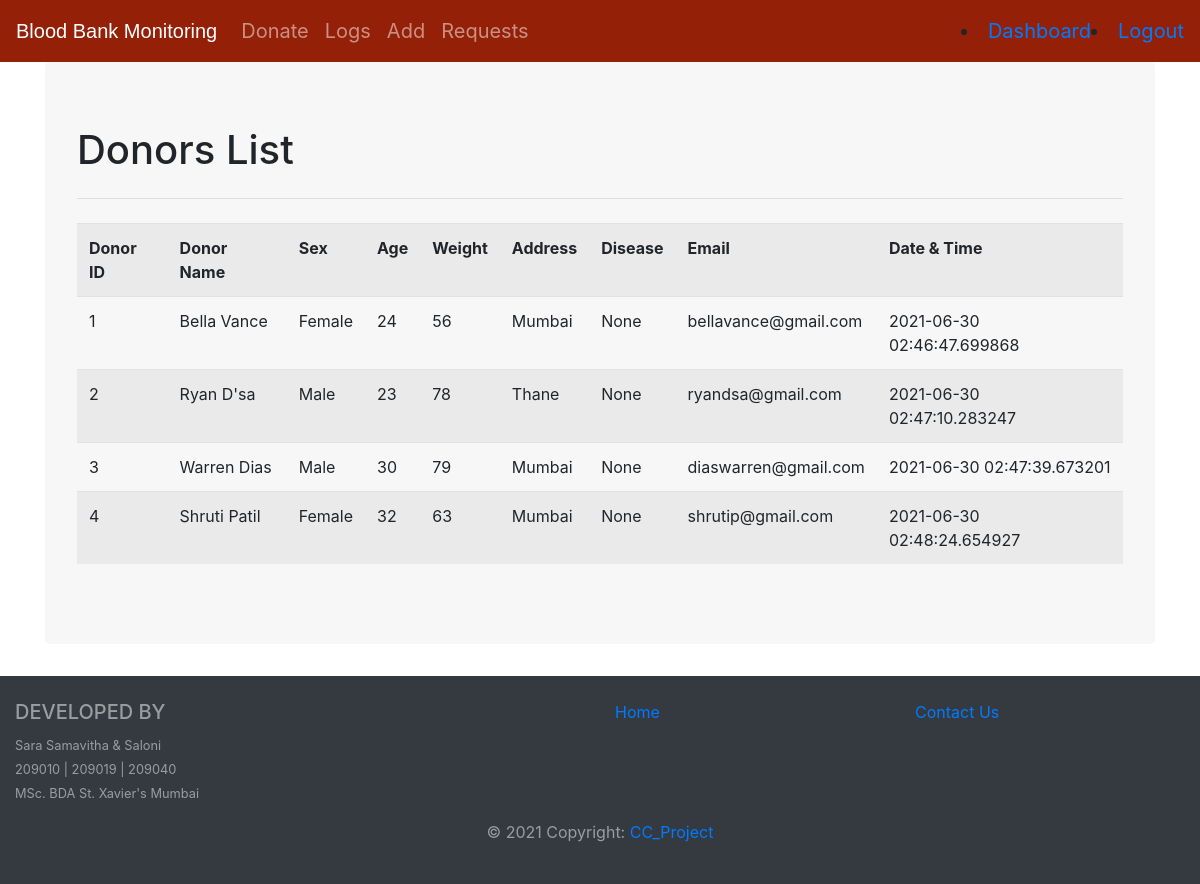
/donorlogs (signed in), run on the app's committed database.
### models.py (models this page shows, shortened)
class DONOR(db.Model):
    d_id = db.Column(db.Integer, primary_key=True)
    dname = db.Column(db.String(50), nullable=False)
    sex = db.Column(db.String(10), nullable=True)
    age = db.Column(db.Integer, primary_key=False)
    weight = db.Column(db.Integer, primary_key=False)
    address = db.Column(db.String(150), nullable=False)
    disease = db.Column(db.String(50), nullable=False)
    demail = db.Column(db.String(50), nullable=False)
    donor_date = db.Column(db.DateTime, nullable=False, default=datetime.utcnow)

### routes.py (the view)
@app.route('/donorlogs')
@is_logged_in
def donorlogs():
    result = DONOR.query.first()
    logs = DONOR.query.all()
    if result:
        return render_template('donorlogs.html',logs=logs)
    else:
        msg = ' No logs found '
        return render_template('donorlogs.html',msg=msg)

### routes.py (called while the page is built)
def is_logged_in(f):
    @wraps(f)
    def wrap(*args, **kwargs):
        if 'logged_in' in session:
            return f(*args, **kwargs)
        else:
            flash('Unauthorized, Please login!', 'danger')
            return redirect(url_for('login'))
    return wrap

### templates/donorlogs.html
{% extends 'layout.html' %}
{% block body %}
<div class="jumbotron"style="background-color:#f7f7f7;">
  <h1>Donors List</h1>
  <hr class="my-4">
  <table class="table table-striped">
    <tr>
      <th>Donor ID</th>
      <th>Donor Name</th>
      <th>Sex</th>
      <th>Age</th>
      <th>Weight</th>
      <th>Address</th>
      <th>Disease</th>
      <th>Email</th>
      <th>Date & Time</th>
    </tr>
    {% for log in logs %}
      <tr>
        <td>{{log.d_id}}</td>
        <td>{{log.dname}}</td>
        <td>{{log.sex}}</td>
        <td>{{log.age}}</td>
        <td>{{log.weight}}</td>
        <td>{{log.address}}</td>
        <td>{{log.disease}}</td>
        <td>{{log.demail}}</td>
        <td>{{log.donor_date}}</td>
      </tr>
    {% endfor %}
  </table>
</div>
{% endblock %}

### templates/layout.html (shortened to what this page needs)
<!DOCTYPE html>
<html lang="en" dir="ltr">
  <head>
    <link rel="stylesheet" href="https://stackpath.bootstrapcdn.com/bootstrap/4.3.1/css/bootstrap.min.css">
  </head>
  <body>
  {% include 'includes/_navbar.html' %}
  <div class="container">
  {% block body %}{% endblock %}
  </div>
<footer class="py-4 bg-dark text-white-50">
  <div class="container-fluid text-center text-md-left">
    <div class="row">
      <div class="col-md-6 mt-md-0 mt-3">
        <h5 class="text-uppercase">Developed by</h5>
        <small>Sara Samavitha & Saloni</small>
        <br>
        <small>209010 | 209019 | 209040</small>
        <br>
        <small>MSc. BDA St. Xavier's Mumbai</small>
      </div>
      <div class="col-md-3 mb-md-0 mb-3">
        <ul class="list-unstyled">
          <li>
            <a href="/">Home</a>
          </li>
        </ul>
      </div>
      <div class="col-md-3 mb-md-0 mb-3">
        <ul class="list-unstyled">
          <li>
            <a href="/contact">Contact Us</a>
          </li>
        </ul>
      </div>
    </div>
  </div>
  <div class="footer-copyright text-center py-3">© 2021 Copyright:
    <a href="#">CC_Project</a>
  </div>
</footer>
  </body>
</html>

### templates/includes/_navbar.html
<nav class="navbar navbar-expand-md navbar-dark navbar-full" style="background-color:#932007; font-size: 20px;" >
  <a class="navbar-brand" href="/" style="font-family:Arial, Helvetica, sans-serif;">Blood Bank Monitoring</a>
  <div class="collapse navbar-collapse" id="navbarsExampleDefault">
    <ul class="navbar-nav mr-auto">
      {% if session.logged_in %}
        <li class="nav-item default"><a class="nav-link" href="/donate">Donate</a></li>
        <li class="nav-item default"><a class="nav-link" href="/donorlogs">Logs</a></li>
        <li class="nav-item default"><a class="nav-link" href="/bloodform">Add</a></li>
        <li class="nav-item default"><a class="nav-link" href="/notifications">Requests</a></li>
      {% else %}
        <li class="nav-item default"><a class="nav-link" href="/">Home</a></li>
        <li class="nav-item"><a class="nav-link" href="/contact">Contact us</a></li>
      {% endif %}
    </ul>
    {% if session.logged_in %}
    <li class="nav-item default"><a href="/dashboard">Dashboard</a></li>
      <li class="nav-item default"><a href="/logout">Logout</a></li>
    {% else %}
      <li class="nav-item default"><a href="/register">Register</a></li>
      <li class="nav-item default"><a href="/login">Login</a></li>
    {% endif %}
  </div>
</nav>

### data on the page
DONOR: d_id "1", dname "Bella Vance", sex "Female", age "24", weight "56", address "Mumbai", disease "None", demail "bellavance@gmail.com", donor_date "2021-06-30 02:46:47.699868"
DONOR: d_id "2", dname "Ryan D'sa", sex "Male", age "23", weight "78", address "Thane", disease "None", demail "ryandsa@gmail.com", donor_date "2021-06-30 02:47:10.283247"
DONOR: d_id "3", dname "Warren Dias", sex "Male", age "30", weight "79", address "Mumbai", disease "None", demail "diaswarren@gmail.com", donor_date "2021-06-30 02:47:39.673201"
DONOR: d_id "4", dname "Shruti Patil", sex "Female", age "32", weight "63", address "Mumbai", disease "None", demail "shrutip@gmail.com", donor_date "2021-06-30 02:48:24.654927"
